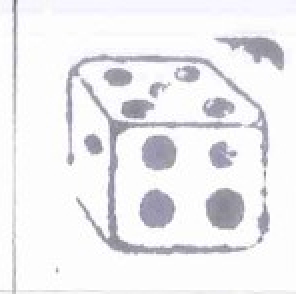
#> input picture Sellos/Dado/fila-1-columna-4.jpg, 148 x 147 px (shown 2 times larger); its folder holds only this picture in this run
$ jupyter execute --allow-errors PCA_SVM_Dataset.ipynb
#> lines starting #> are read from the running program, lines starting #| are printed output that depends on the picture
[cell 1]
import cv2
import os
import numpy as np
import matplotlib.pyplot as plt
import random
import pickle
from sklearn.model_selection import train_test_split
from sklearn.neighbors import KNeighborsClassifier
from sklearn.decomposition import PCA

[cell 2]
DATADIR = 'Sellos/' ##En este folder tengo los folders de mis imágenes
Categories = ['Dado', 'Dardo', 'Foco', 'Maceta', 'Oso', 'Pulpo', 'Rueda']##Estos son los nombres de cada folder con imágenes
for category in Categories:
    path = os.path.join(DATADIR, category)
    for img in os.listdir(path):
        img_array = cv2.imread(os.path.join(path,img),cv2.IMREAD_GRAYSCALE)##Obtener matrices de las imágenes
#> img_array: shape (147, 148); min 108, max 255, mean 237.6
        img_Vec = (np.asarray(img_array)).flatten()##Convertir en vectores las matrices
        plt.imshow(img_array, cmap='gray')
        plt.show()
        break
    break

[cell 3]
img_array.shape
#> Out = (147, 148)

[cell 4]
IMG_SIZE=140
new_array=cv2.resize(img_array,(IMG_SIZE,IMG_SIZE))##Hago que todas las imágenes tengan el mismo tamaño 140x140
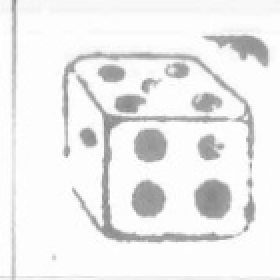
#> new_array: shape (140, 140) (shown 2 times larger); min 134, max 255, mean 237.5
plt.imshow(new_array,cmap='gray')

[cell 5]
training_data = []

def create_training_data():
    for category in Categories:
        path = os.path.join(DATADIR, category)
        class_num = Categories.index(category)
        for img in os.listdir(path):
            try:
                img_array = cv2.imread(os.path.join(path,img), cv2.IMREAD_GRAYSCALE)
                img_N_array = cv2.resize(img_array,(IMG_SIZE,IMG_SIZE))
                img_Vec = (np.asarray(img_N_array)).flatten()
#> img_Vec = 19600 values, max 255 at index 1540, min 134 at index 13964, mean 237.5
                training_data.append([img_N_array,img_Vec, class_num])
            except Exception as e:
                pass
#> pass 2 of the loop in create_training_data, `for category in Categories:`:
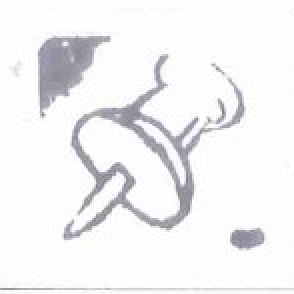
#> input picture Sellos/Dardo/fila-1-columna-1.jpg, 147 x 147 px (shown 2 times larger)
#> in create_training_data, `img_N_array = cv2.resize(img_array,(IMG_SIZE,IMG_SIZE))`:
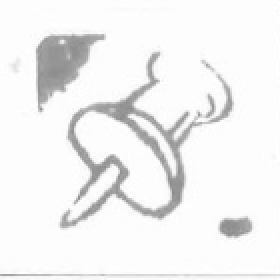
#> img_N_array: shape (140, 140) (shown 2 times larger); min 138, max 255, mean 241.4
#> img_Vec = 19600 values, max 255 at index 279, min 138 at index 8041, mean 241.4
##sea crea el dataset con tres partes en cada entrada,
##[la matriz para poder imprimir la imágen, el vector con el que quiero usar KNN, la etiqueta que me dice a cual de las imágenes pertenece]
#> (the rest of this cell did not finish here and is left out)

[cell 6]
random.shuffle(training_data)

[cell 7]
Z=[]##Para guardar las matrices
X=[]##Para guardar los vectores
y=[]##Para guardar las etiquetas


for image, features, label in training_data:
    Z.append(image)
    X.append(features)
    y.append(label)
#> this loop made 2 passes
#> label on passes 1 to 2: 0, 1
#> after the loop, X = 2 items; Z = 2 items; y = [0, 1]
